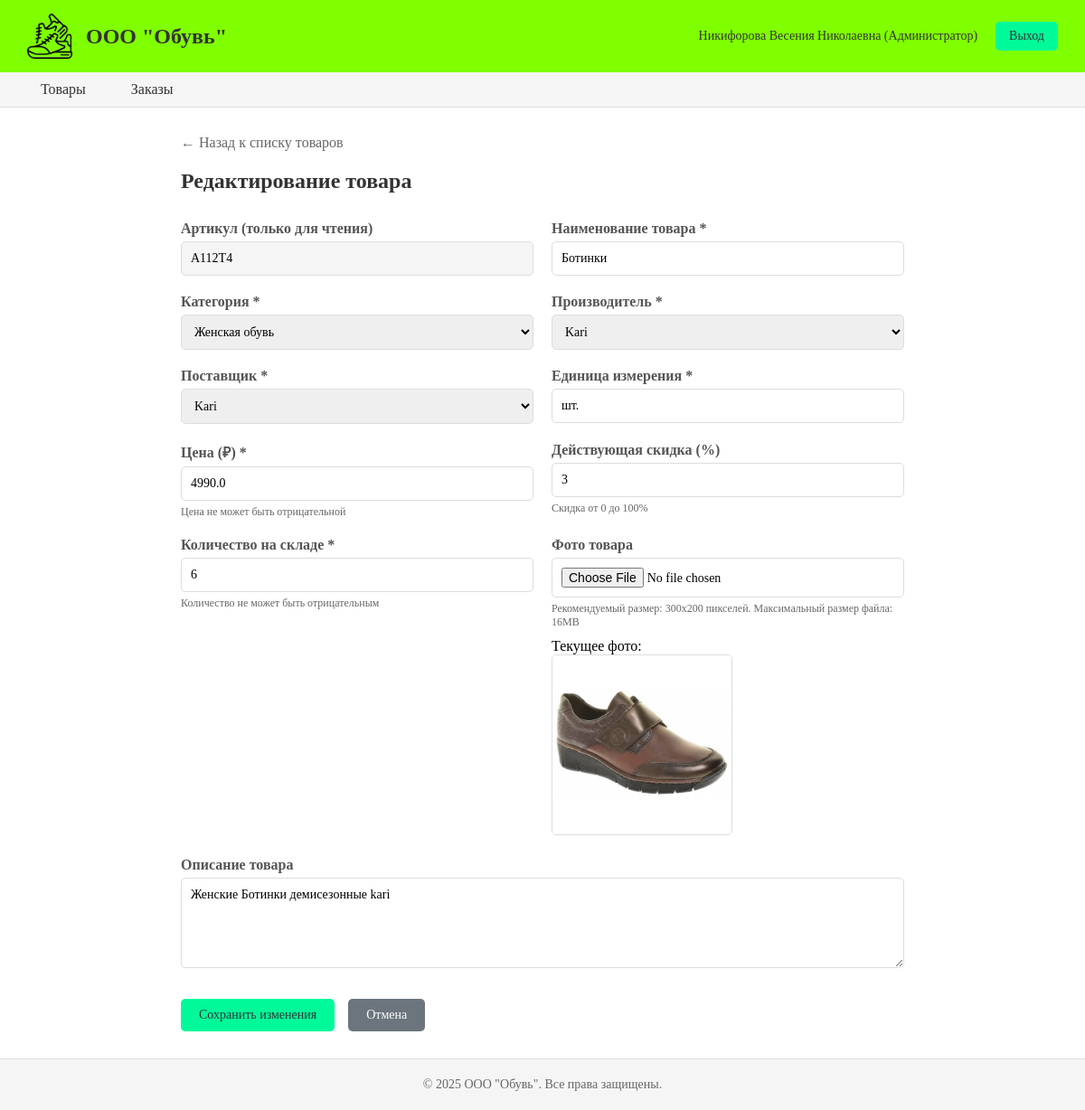
Screenshot of /product/edit/1 (signed in) with the database file from the repository.
### tables this page shows
CREATE TABLE products (
    id INTEGER PRIMARY KEY AUTOINCREMENT,
    article TEXT NOT NULL UNIQUE,
    name TEXT NOT NULL,
    unit TEXT NOT NULL,
    price REAL NOT NULL,
    supplier_id INTEGER NOT NULL,
    manufacturer_id INTEGER NOT NULL,
    category_id INTEGER NOT NULL,
    discount INTEGER DEFAULT 0,
    quantity INTEGER DEFAULT 0,
    description TEXT,
    photo TEXT,
    FOREIGN KEY (supplier_id) REFERENCES suppliers(id),
    FOREIGN KEY (manufacturer_id) REFERENCES manufacturers(id),
    FOREIGN KEY (category_id) REFERENCES categories(id)
);

CREATE TABLE categories (
    id INTEGER PRIMARY KEY AUTOINCREMENT,
    name TEXT NOT NULL UNIQUE
);

CREATE TABLE manufacturers (
    id INTEGER PRIMARY KEY AUTOINCREMENT,
    name TEXT NOT NULL UNIQUE
);

CREATE TABLE suppliers (
    id INTEGER PRIMARY KEY AUTOINCREMENT,
    name TEXT NOT NULL UNIQUE
);

### app.py (the view, shortened to what this page needs)
@app.route('/product/edit/<int:product_id>', methods=['GET', 'POST'])
@admin_required
def edit_product(product_id):
    product = query_db('SELECT * FROM products WHERE id = ?', (product_id,), one=True)
    if not product:
        flash('Товар не найден', 'error')
        return redirect(url_for('products'))
    suppliers = query_db('SELECT * FROM suppliers ORDER BY name')
    manufacturers = query_db('SELECT * FROM manufacturers ORDER BY name')
    categories = query_db('SELECT * FROM categories ORDER BY name')
    return render_template('product_form.html',
                         product=product,
                         suppliers=suppliers,
                         manufacturers=manufacturers,
                         categories=categories)

### app.py (called while the page is built)
def get_db():
    if 'db' not in g:
        g.db = sqlite3.connect(DATABASE)
        g.db.row_factory = sqlite3.Row
    return g.db

def query_db(query, args=(), one=False):
    cur = get_db().execute(query, args)
    rv = cur.fetchall()
    cur.close()
    return (rv[0] if rv else None) if one else rv

def admin_required(f):
    @wraps(f)
    def decorated_function(*args, **kwargs):
        if 'user_id' not in session:
            flash('Для доступа к этой странице необходимо авторизоваться', 'error')
            return redirect(url_for('login'))
        if session.get('role') != 'Администратор':
            flash('У вас нет прав для выполнения этого действия', 'error')
            return redirect(url_for('products'))
        return f(*args, **kwargs)
    return decorated_function

@app.context_processor
def inject_globals():
    return {
        'colors': COLORS,
        'current_user': session.get('full_name'),
        'user_role': session.get('role')
    }

### templates/product_form.html (shortened to what this page needs)
{% extends "base.html" %}
{% block content %}
<div class="form-container">
    <a href="{{ url_for('products') }}" class="back-link">← Назад к списку товаров</a>
    <h2>{% if product %}Редактирование товара{% else %}Добавление нового товара{% endif %}</h2>
    <form method="POST" enctype="multipart/form-data">
        <div class="form-row">
            <div class="form-group">
                <label for="article">Артикул {% if product %}(только для чтения){% endif %}</label>
                <input type="text" id="article" name="article"
                       value="{% if product %}{{ product.article }}{% else %}{{ form_data.article if form_data else '' }}{% endif %}"
                       {% if product %}readonly{% else %}required{% endif %}>
            </div>
            <div class="form-group">
                <label for="name">Наименование товара *</label>
                <input type="text" id="name" name="name"
                       value="{% if product %}{{ product.name }}{% else %}{{ form_data.name if form_data else '' }}{% endif %}"
                       required>
            </div>
        </div>
        <div class="form-row">
            <div class="form-group">
                <label for="category_id">Категория *</label>
                <select id="category_id" name="category_id" required>
                    {% for category in categories %}
                    <option value="{{ category.id }}"
                        {% if product and product.category_id == category.id %}selected{% endif %}
                        {% if form_data and form_data.category_id == category.id|string %}selected{% endif %}>
                        {{ category.name }}
                    </option>
                    {% endfor %}
                </select>
            </div>
            <div class="form-group">
                <label for="manufacturer_id">Производитель *</label>
                <select id="manufacturer_id" name="manufacturer_id" required>
                    {% for manufacturer in manufacturers %}
                    <option value="{{ manufacturer.id }}"
                        {% if product and product.manufacturer_id == manufacturer.id %}selected{% endif %}
                        {% if form_data and form_data.manufacturer_id == manufacturer.id|string %}selected{% endif %}>
                        {{ manufacturer.name }}
                    </option>
                    {% endfor %}
                </select>
            </div>
        </div>
        <div class="form-row">
            <div class="form-group">
                <label for="supplier_id">Поставщик *</label>
                <select id="supplier_id" name="supplier_id" required>
                    {% for supplier in suppliers %}
                    <option value="{{ supplier.id }}"
                        {% if product and product.supplier_id == supplier.id %}selected{% endif %}
                        {% if form_data and form_data.supplier_id == supplier.id|string %}selected{% endif %}>
                        {{ supplier.name }}
                    </option>
                    {% endfor %}
                </select>
            </div>
            <div class="form-group">
                <label for="unit">Единица измерения *</label>
                <input type="text" id="unit" name="unit"
                       value="{% if product %}{{ product.unit }}{% else %}{{ form_data.unit if form_data else 'шт.' }}{% endif %}"
                       required>
            </div>
        </div>
        <div class="form-row">
            <div class="form-group">
                <label for="price">Цена (₽) *</label>
                <input type="number" id="price" name="price" step="0.01" min="0"
                       value="{% if product %}{{ product.price }}{% else %}{{ form_data.price if form_data else '' }}{% endif %}"
                       required>
                <div class="help-text">Цена не может быть отрицательной</div>
            </div>
            <div class="form-group">
                <label for="discount">Действующая скидка (%)</label>
                <input type="number" id="discount" name="discount" min="0" max="100"
                       value="{% if product %}{{ product.discount }}{% else %}{{ form_data.discount if form_data else '0' }}{% endif %}">
                <div class="help-text">Скидка от 0 до 100%</div>
            </div>
        </div>
        <div class="form-row">
            <div class="form-group">
                <label for="quantity">Количество на складе *</label>
                <input type="number" id="quantity" name="quantity" min="0"
                       value="{% if product %}{{ product.quantity }}{% else %}{{ form_data.quantity if form_data else '0' }}{% endif %}"
                       required>
                <div class="help-text">Количество не может быть отрицательным</div>
            </div>
            <div class="form-group">
                <label for="photo">Фото товара</label>
                <input type="file" id="photo" name="photo" accept="image/*">
                <div class="help-text">Рекомендуемый размер: 300x200 пикселей. Максимальный размер файла: 16MB</div>
                {% if product and product.photo %}
                <div class="photo-preview">
                    <p>Текущее фото:</p>
                    <img src="{{ url_for('static', filename='images/' + product.photo) }}"
                         alt="{{ product.name }}"
                         onerror="this.src='{{ url_for('static', filename='images/picture.png') }}'">
                </div>
                {% endif %}
            </div>
        </div>
        <div class="form-group">
            <label for="description">Описание товара</label>
            <textarea id="description" name="description">{% if product %}{{ product.description or '' }}{% else %}{{ form_data.description if form_data else '' }}{% endif %}</textarea>
        </div>
        <div class="actions">
            <button type="submit" class="btn btn-primary">
                {% if product %}Сохранить изменения{% else %}Добавить товар{% endif %}
            </button>
            <a href="{{ url_for('products') }}" class="btn btn-secondary">Отмена</a>
        </div>
    </form>
</div>
{% endblock %}

### rows the page displays
products: article "А112Т4", name "Ботинки", category_id "Женская обувь", manufacturer_id "Kari", supplier_id "Kari", unit "шт.", price "4990.0", discount "3", quantity "6", photo (picture), description "Женские Ботинки демисезонные kari"

### other values shown
{{ current_user }} "Никифорова Весения Николаевна"
{{ user_role }} "Администратор"
